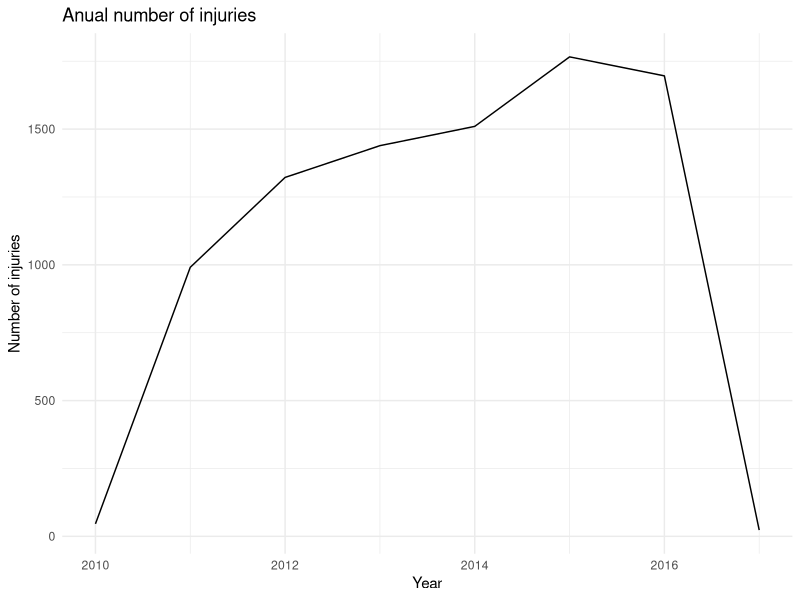
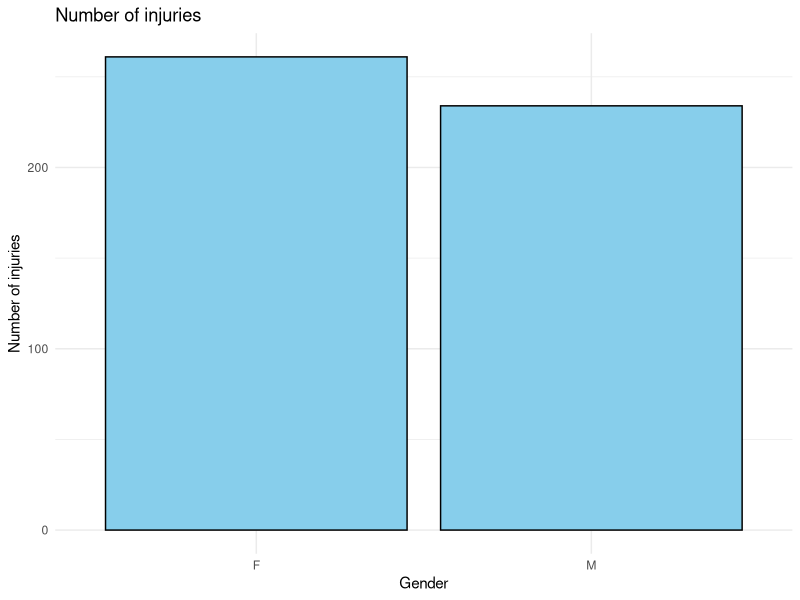
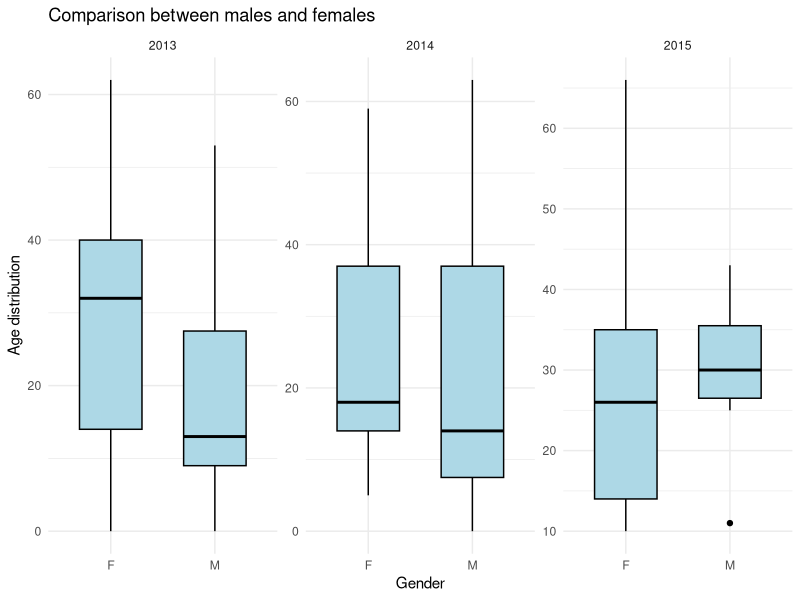

These figures' R source, in order:
## ---- chunk 1
tx_injuries <- readr::read_csv("../data/tx_injuries.csv")
safer_parks <- readr::read_csv("../data/safer_parks.csv")
## ---- chunk 2
library(dplyr)
library(tidyr)
library(ggplot2)
library(lubridate)
library(purrr)
library(survival)
safer_parks <- safer_parks %>% drop_na(num_injured)
year <- safer_parks$acc_date |>
  map(.f = ~as.Date(.x, format = "%m/%d/%Y")) |>
  map_dbl(.f = ~year(.x))
safer_parks <- mutate(safer_parks, year)
year_trend <- safer_parks %>% group_by(year) %>% summarise(n = sum(num_injured))
## ---- chunk 3
print(ggplot(year_trend, aes(x = year, y = n)) +
  geom_line() +
  labs(title = "Anual number of injuries", x = "Year", y = "Number of injuries") +
  theme_minimal()
)
## ---- chunk 4
tx_injuries <- tx_injuries %>% drop_na(age)
tx_injuries <- tx_injuries %>% drop_na(gender)
tx_injuries <- tx_injuries %>%
  filter(!(age %in% c("n/a", "na", "n.a")))
tx_injuries <- tx_injuries %>%
  mutate(gender = toupper(gender)) %>%
  filter(!(gender %in% c("n/a", "na", "n.a", "N/A", "NA")))
year1 <- tx_injuries$injury_date |>
  map(.f = ~as.Date(.x, format = "%m/%d/%Y")) |>
  map_dbl(.f = ~year(.x))
tx_injuries <- mutate(tx_injuries, year1)
gender_trend <- tx_injuries %>% group_by(gender) %>% summarise(n = n())
ggplot(gender_trend, aes(x = gender, y = n)) +
  geom_bar(stat = "identity", fill = "skyblue", color = "black") +
  labs(title = "Number of injuries", x = "Gender", y = "Number of injuries") +
  theme_minimal()
## ---- chunk 5
comparison <- data.frame(tx_injuries)
comparison$age <- as.numeric(comparison$age)
comparison <- comparison %>% drop_na(year1)
ggplot(comparison, aes(x = gender, y = age)) +
  geom_boxplot(fill = "lightblue", color = "black", width = 0.6) +
  labs(title = "Comparison between males and females", x = "Gender", y = "Age distribution") +
  theme_minimal() +
  facet_wrap(~year1, scales = "free_y")

## ---- chunk 6
comparison$event <- 1
survfit(Surv(year1, event) ~ gender, data = comparison)
